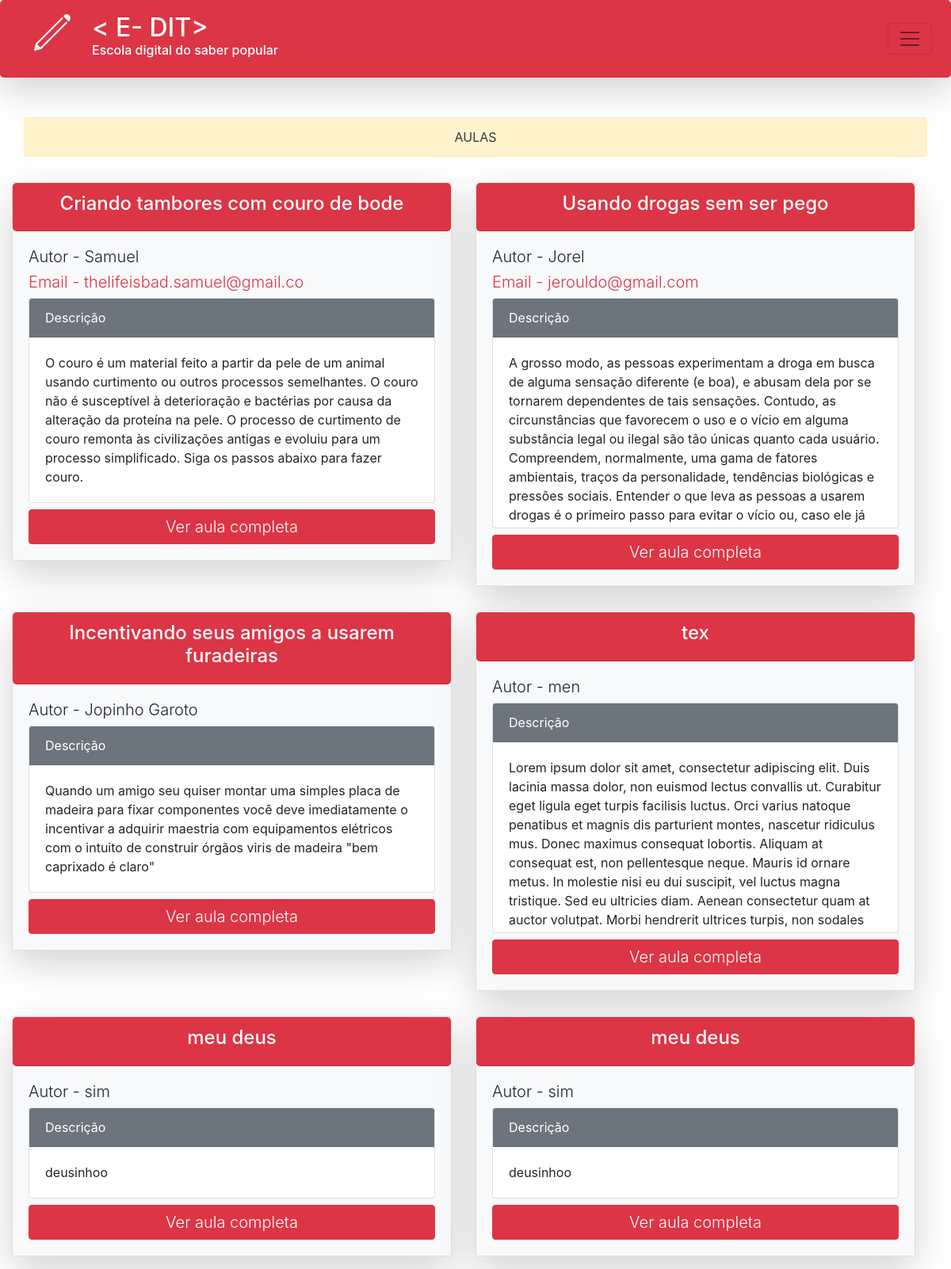
Page /aula/ on the earlier database version.
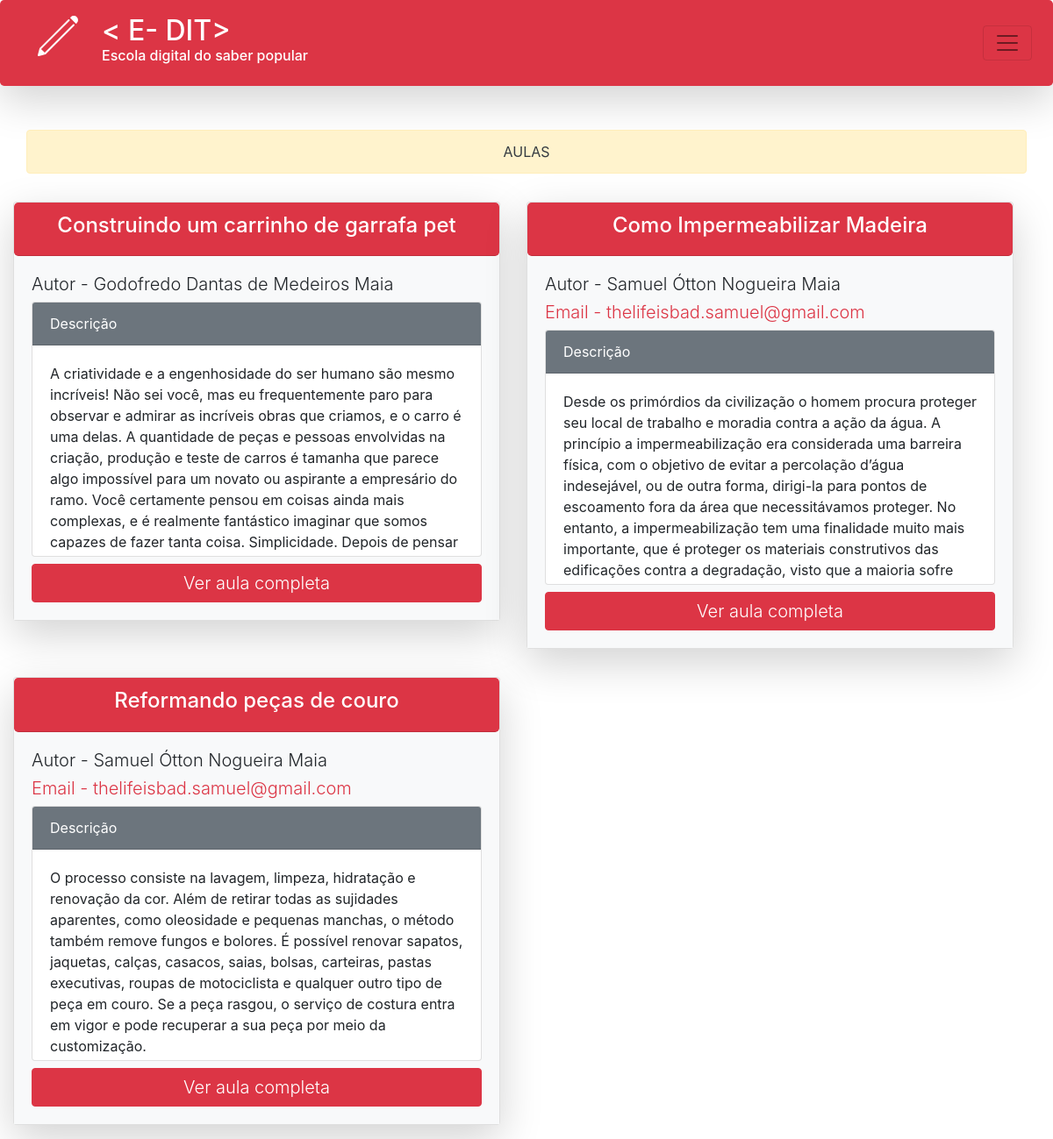
Same page on the later database version.
### formulario/models.py (models this page shows)
class AULA(models.Model):
    codigo = models.UUIDField(primary_key=True, default=uuid.uuid4, editable=False)
    number = models.IntegerField(default=0)
    nome_autor = models.CharField(max_length=50)
    email_autor = models.EmailField(max_length=100, null=True, blank=True)
    titulo_aula = models.CharField(max_length=50,)
    descricao_aula = models.TextField()
    class Meta:
        ordering = ['-number']

### aula/views.py (the view)
# urls.py: path('', views.exibir_aula, name='exibir_aula'),
def exibir_aula(request):
    aula = AULA.objects.all()
    return render(request, 'aula/aulas.html', {'aula':aula})

### template/aula/aulas.html
{% extends 'base.html' %}
{% block content %}
<div style="margin-top: 50px" class="alert alert-warning text-dark text-center container" role="alert">
    AULAS
</div>
<div class="row container-fluid">
    {% for aul in aula %}
    <div class="col-md-6 my-3 ">
        <div class="card shadow-lg">
            <div class="card-header rounded-lg bg-danger text-white text-center">
                <h4>{{ aul.titulo_aula }}</h4>
            </div>
            <div class="card-body bg-light circle">
                <h1 class="lead">
                   Autor - {{aul.nome_autor}}
                </h1>
                {% if aul.email_autor != null %}
                <h5 class=" card-text lead text-danger">
                   Email - {{aul.email_autor}}
                </h5>
                {% endif %}
                <div class="card">
                    <div class="card-header bg-secondary text-white">
                        Descrição
                    </div>
                    <div style="max-height: 240px;" data-spy="scroll" class="card-body overflow-auto">
                        {{aul.descricao_aula}}
                    </div>
                </div>
                <a href="{{aul.number}}" class="btn btn-danger mt-2 col"><p class="lead my-auto">Ver aula completa</p></a>
            </div>
        </div>
    </div>
    {% endfor %}
</div>
{% endblock %}

Differences in the rows shown:
removed AULA: titulo_aula "Criando tambores com couro de bode", nome_autor "Samuel", email_autor "thelifeisbad.samuel@gmail.co", descricao_aula "O couro é um material feito a partir da pele de um animal usando curtimento ou outros processos semelhantes. O couro não é susceptível à deterioração e bactérias por causa da alteração da proteína na pele. O processo de curtimento de couro remonta às civilizações antigas e evoluiu para um processo simplificado. Siga os passos abaixo para fazer couro."
removed AULA: titulo_aula "Usando drogas sem ser pego", nome_autor "Jorel", email_autor "jerouldo@gmail.com", descricao_aula "A grosso modo, as pessoas experimentam a droga em busca de alguma sensação diferente (e boa), e abusam dela por se tornarem dependentes de tais sensações. Contudo, as circunstâncias que favorecem o uso e o vício em alguma substância legal ou ilegal são tão únicas quanto cada usuário. Compreendem, normalmente, uma gama de fatores ambientais, traços da personalidade, tendências biológicas e pressões sociais. Entender o que leva as pessoas a usarem drogas é o primeiro passo para evitar o vício ou, caso ele já…"
removed AULA: titulo_aula "Incentivando seus amigos a usarem furadeiras", nome_autor "Jopinho Garoto", descricao_aula "Quando um amigo seu quiser montar uma simples placa de madeira para fixar componentes você deve imediatamente o incentivar a adquirir maestria com equipamentos elétricos com o intuito de construir órgãos viris de madeira \"bem caprixado é claro\""
removed AULA: titulo_aula "tex", nome_autor "men", descricao_aula "Lorem ipsum dolor sit amet, consectetur adipiscing elit. Duis lacinia massa dolor, non euismod lectus convallis ut. Curabitur eget ligula eget turpis facilisis luctus. Orci varius natoque penatibus et magnis dis parturient montes, nascetur ridiculus mus. Donec maximus consequat lobortis. Aliquam at consequat est, non pellentesque neque. Mauris id ornare metus. In molestie nisi eu dui suscipit, vel luctus magna tristique. Sed eu ultricies diam. Aenean consectetur quam at auctor volutpat. Morbi hendrerit ultrices turpis, non sodales…"
removed AULA: titulo_aula "meu deus", nome_autor "sim", descricao_aula "deusinhoo"
removed AULA: titulo_aula "meu deus", nome_autor "sim", descricao_aula "deusinhoo"
added AULA: titulo_aula "Construindo um carrinho de garrafa pet", nome_autor "Godofredo Dantas de Medeiros Maia", descricao_aula "A criatividade e a engenhosidade do ser humano são mesmo incríveis! Não sei você, mas eu frequentemente paro para observar e admirar as incríveis obras que criamos, e o carro é uma delas. A quantidade de peças e pessoas envolvidas na criação, produção e teste de carros é tamanha que parece algo impossível para um novato ou aspirante a empresário do ramo. Você certamente pensou em coisas ainda mais complexas, e é realmente fantástico imaginar que somos capazes de fazer tanta coisa. Simplicidade. Depois de pensar…"
added AULA: titulo_aula "Como Impermeabilizar Madeira", nome_autor "Samuel Ótton Nogueira Maia", email_autor "thelifeisbad.samuel@gmail.com", descricao_aula "Desde os primórdios da civilização o homem procura proteger seu local de trabalho e moradia contra a ação da água. A princípio a impermeabilização era considerada uma barreira física, com o objetivo de evitar a percolação d’água indesejável, ou de outra forma, dirigi-la para pontos de escoamento fora da área que necessitávamos proteger. No entanto, a impermeabilização tem uma finalidade muito mais importante, que é proteger os materiais construtivos das edificações contra a degradação, visto que a maioria sofre…"
added AULA: titulo_aula "Reformando peças de couro", nome_autor "Samuel Ótton Nogueira Maia", email_autor "thelifeisbad.samuel@gmail.com", descricao_aula "O processo consiste na lavagem, limpeza, hidratação e renovação da cor. Além de retirar todas as sujidades aparentes, como oleosidade e pequenas manchas, o método também remove fungos e bolores. É possível renovar sapatos, jaquetas, calças, casacos, saias, bolsas, carteiras, pastas executivas, roupas de motociclista e qualquer outro tipo de peça em couro. Se a peça rasgou, o serviço de costura entra em vigor e pode recuperar a sua peça por meio da customização."
